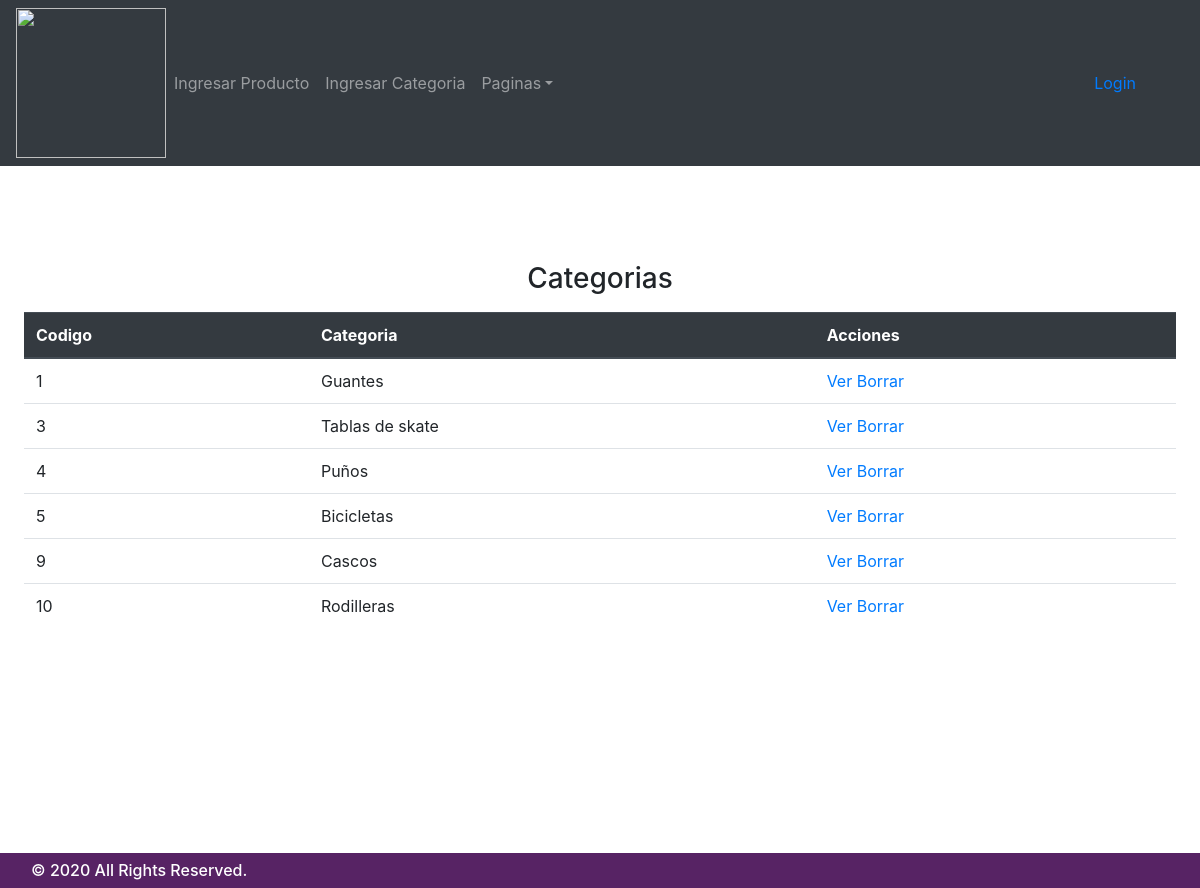
Page /?c=controller_show_categories_admin (signed in) on the earlier database version.
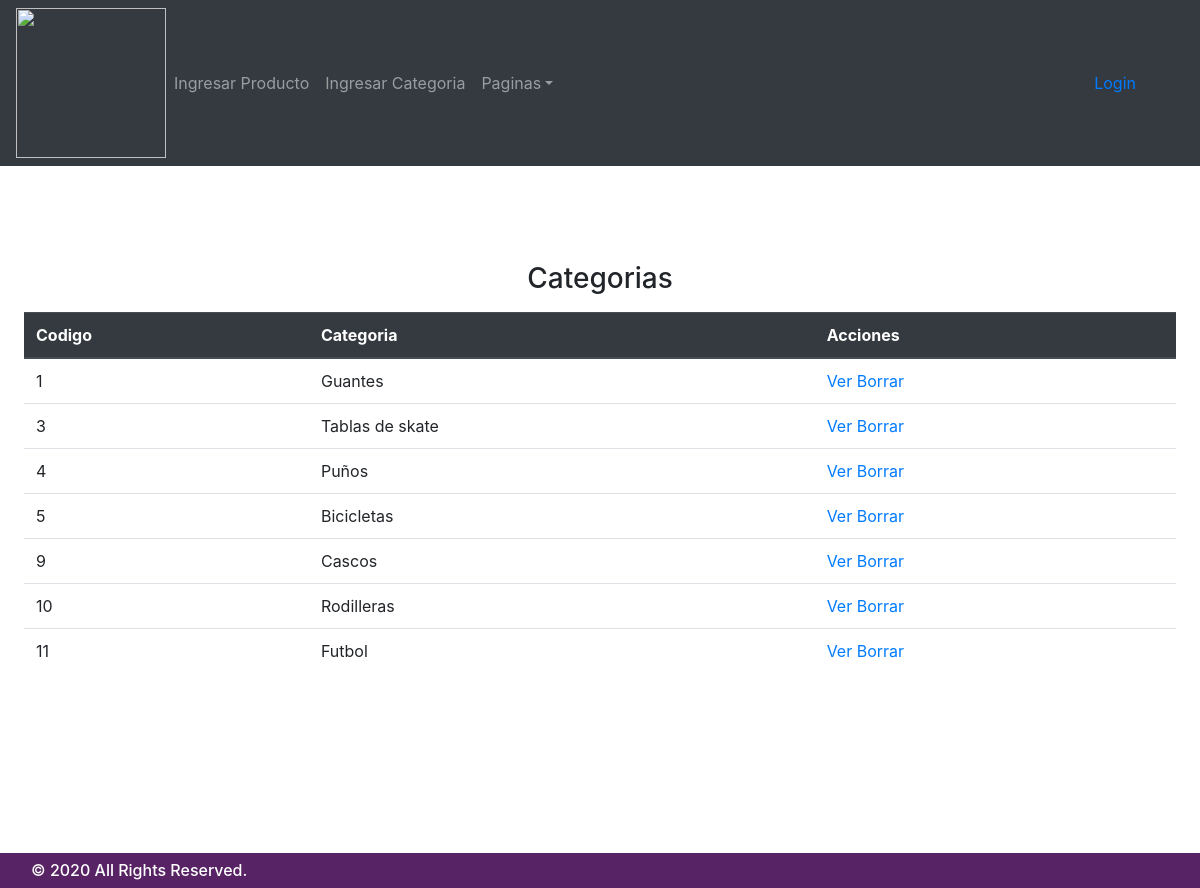
Same page on the later database version.
### tables this page shows
CREATE TABLE `categories` (
  `id_categorie` int(11) NOT NULL,
  `name_categorie` varchar(255) DEFAULT NULL
);

### Controller/controller_show_categories_admin.php (called while the page is built)
<?php
require_once 'Model/admin_categories.php';
$readCategorie = new categories();
$row = $readCategorie->read_categ();
include 'Views/view_categories_admin.php';
?>

### Model/admin_categories.php (called while the page is built, shortened)
<?php
class categories
{
    public function __construct($pname_categorie = "", $pid_categorie = 0)
    {
        $this->id_categorie = $pid_categorie;
        $this->name_categorie = $pname_categorie;
    }
    public function read_categ($id = 0)
    {
        $rows = [];
        try {
            $sql = "SELECT * FROM categories";
            $pdo = new connection();
            $pdo = $pdo->connect();
            $result = $pdo->query($sql);
            foreach ($result->fetchAll() as $value) {
                $rows [] = new categories($value['name_categorie'], $value['id_categorie']);
            }
        } catch (PDOException $ex) {
            derror_log("Error en la funcion" . __FUNCTION__ . " en el archivo" . __FILE__ . " con el error " . $ex->getMessage());
        }
        return $rows;
    }
    public function get_attribute($id_categorie)
    {
        try {
            return $this->$id_categorie;
        } catch (Exception $ex) {
            return NULL;
        }
    }
}

### Views/view_categories_admin.php (the view, shortened to what this page needs)
<div class="starter-template">
  <div class="block">
    <div class="block-header">
      <h3 class="block-title">Categorias</h3>
    </div>
    <div class="block-content">
      <table class="table">
	<thead class="thead-dark">
	  <tr>
	    <th scope="col">Codigo</th>
	    <th scope="col">Categoria</th>
	    <th scope="col">Acciones</th>
	  </tr>
	</thead>
	<tbody>
	  <?php foreach ($row as $rows) { ?>
  	  <tr>
  	    <td><?php echo $rows->id_categorie; ?></td>
  	    <td><?php echo $rows->name_categorie; ?></td>
  	    <td>
  	      <a href="?c=controller_view_categories_admin&id_categorie=<?php echo $rows->get_attribute("id_categorie"); ?>">Ver</a>
  	      <a href="?c=controller_delete_categories_admin&id_categorie=<?php echo $rows->get_attribute("id_categorie"); ?>">Borrar</a>
  	    </td>
  	  </tr>
	  <?php } ?>
	</tbody>
      </table>
    </div>
  </div>
</div>

Differences in the rows shown:
added categories: id_categorie "11", name_categorie "Futbol"
